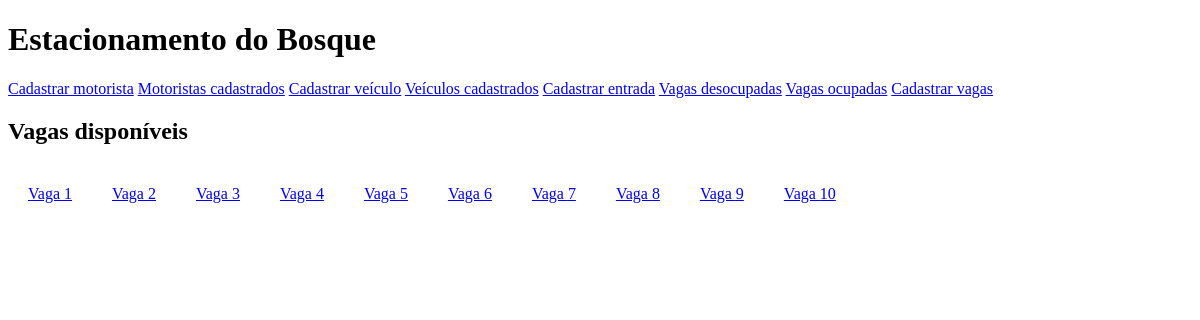
Before: / with the older database file.
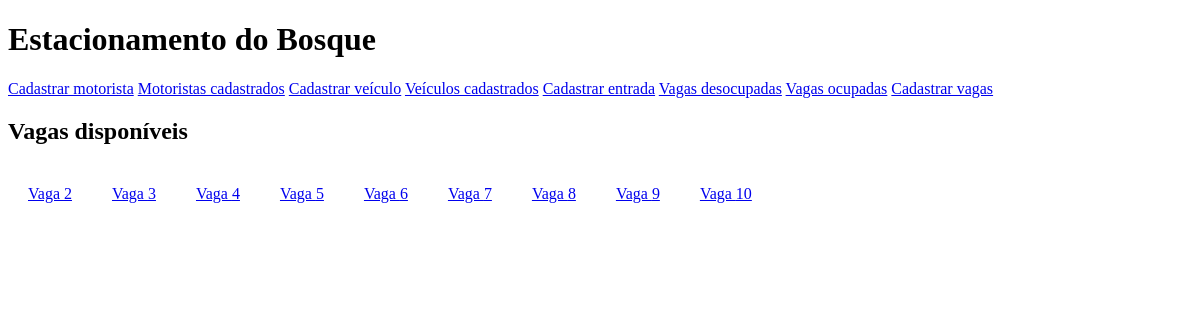
After: the same page with the newer database file.
### apps/models.py (models this page shows, shortened)
class ParkingSpace(models.Model):
    occupied = models.BooleanField(default=False)
    occupied_by = models.OneToOneField(
        Autos,
        null=True,
        default=None,
        on_delete=models.SET_NULL
    )
    def create_list():
        return list({})
    history = models.JSONField(default=create_list, null=True)
    """Function to remove a veichle in a parking space"""
    """Function to create the history of the parking space"""

### apps/views.py (the view)
# urls.py: path('', views.main_page, name='main_page'),
def main_page(request):
    form = ParkingSpaceCreationForm(request.POST)
    if form.is_valid():
        for i in range(form.cleaned_data['qtd']):
           ParkingSpace.objects.create()
    unoccupied_parking_spaces = ParkingSpace.objects.filter(occupied=False)
    return render(request, 'main_page.html', {'unoccupied_parking_spaces': unoccupied_parking_spaces})

### templates/main_page.html
{% extends "base_parking.html" %}
{% block css %}
    {% load static %}
    <link rel="stylesheet" href="{% static "css/main_page.css" %}">
{% endblock css %}
{% block content %}
    <h2>Vagas disponíveis</h2>
    <section>
        {% for parking in unoccupied_parking_spaces %}
            <div id="parking_spaces">
                <a href="{% url "apps:parking_space_history" parking.id %}"><span>Vaga {{ parking.id }}</span></a>
            </div>
        {% endfor %}
    </section>
{% endblock content %}

Changed rows visible on the page:
no longer on this page (row edited): ParkingSpace: id "1"
